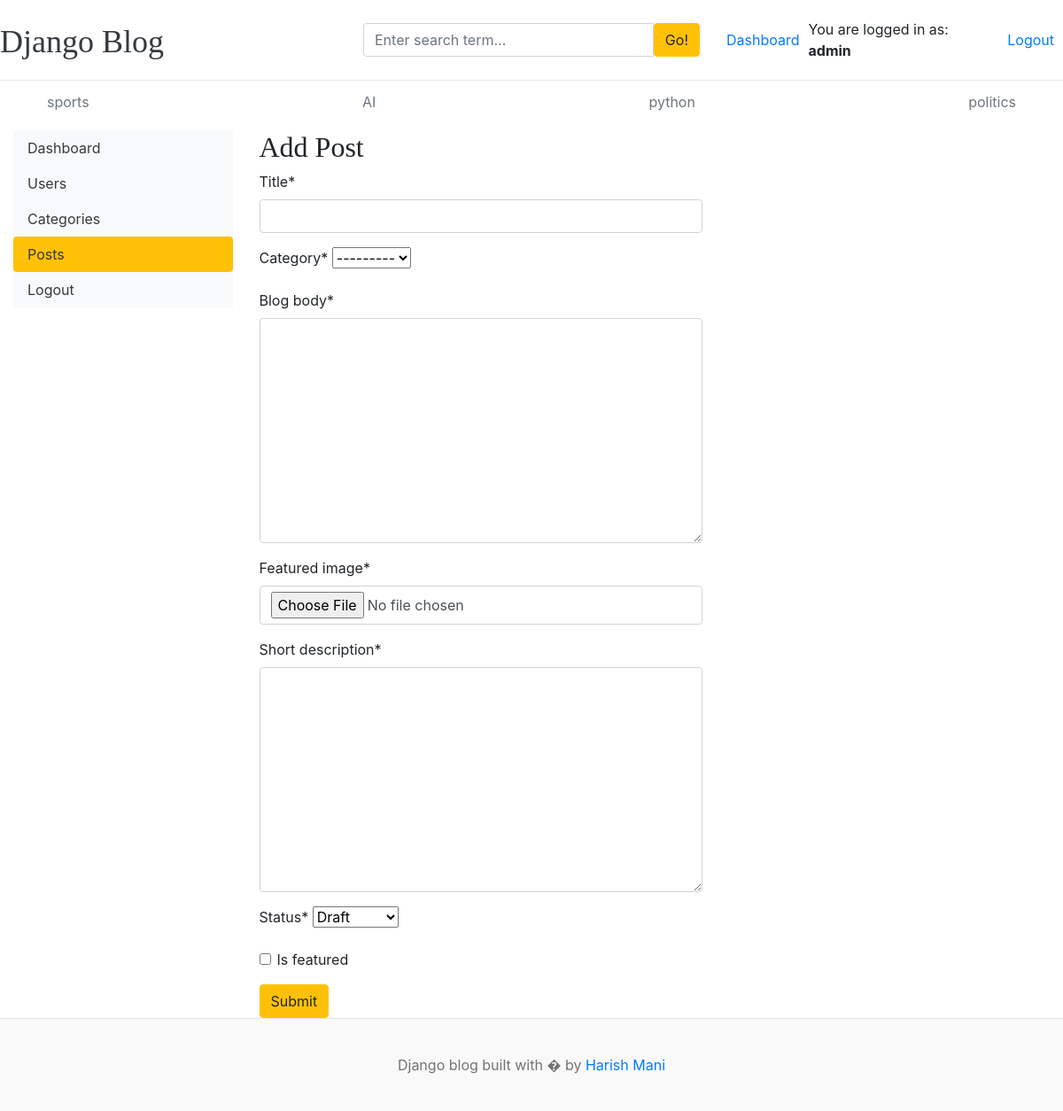
Screenshot of /dashboard/posts/add/ (signed in) with the database file from the repository.
### blogs/models.py (models this page shows)
class Category(models.Model):
    category_name = models.CharField(max_length=100, unique=True)
    created_at = models.DateTimeField(auto_now_add=True)
    updated_at = models.DateTimeField(auto_now=True)
    def __str__(self) -> str:
        return self.category_name
    class Meta:
        verbose_name_plural = 'categories'

### dashboard/views.py (the view, shortened to what this page needs)
# urls.py: path('posts/add/',views.add_post, name="add_post"),
def add_post(request):
    form = PostForm()
    context = {
        'form':form,
    }
    return render(request, 'dashboard/add_post.html', context)

### dashboard/forms.py
class PostForm(forms.ModelForm):
    class Meta:
        model = Blog
        fields = ('title','category','blog_body','featured_image','short_description','status','is_featured',)

### blogs/context_processors.py (called while the page is built)
def get_categories(request):
    categories = Category.objects.all()
    return dict(categories=categories)

def get_social_links(request):
    social_links = SocialLink.objects.all()
    return dict(social_links=social_links)

### dashboard/templates/dashboard/add_post.html (shortened to what this page needs)
{% extends "blog/base.html" %}
{% block content %}
{% load crispy_forms_tags %}
<div class="container row">
    {% include 'dashboard/sidebar.html' %}
    <div class="col-md-9">
        <h2>Add Post</h2>
        <form action="{% url 'add_post' %}" method="POST" style="width:500px;" enctype="multipart/form-data">
            {{ form | crispy }}
            <button type="submit" class="btn btn-warning">Submit</button>
        </form>
    </div>
    </div>
{% endblock content %}

### blog/templates/blog/base.html (shortened to what this page needs)
{% load static %}
<!DOCTYPE html>
<html lang="en">
<head>
    <link href="https://getbootstrap.com/docs/4.0/dist/css/bootstrap.min.css" rel="stylesheet">
    <link href="{% static 'blog/blog.css' %}" rel="stylesheet">
    <link rel="stylesheet" href="https://cdnjs.cloudflare.com/ajax/libs/font-awesome/4.7.0/css/font-awesome.min.css">
  </head>
<body>
  <header class="blog-header py-3">
    <div class="row flex-nowrap justify-content-between align-items-center">
      <div class="col-4 pt-1">
        <a class="blog-header-logo text-dark" href="/">Django Blog</a>
      </div>
      <div class="col-4">
        <form action="{% url 'search' %}" method="GET">
          <div class="input-group">
            <input class="form-control" type="text" name="keyword" value="{{ keyword }}" placeholder="Enter search term..." aria-label="Enter search term..." aria-describedby="button-search" />
            <button type="submit" class="btn btn-warning" id="button-search" type="button">Go!</button>
        </div>
        </form>
      </div>
      <div class="col-4 d-flex justify-content-end align-items-center">
        {% if not user.is_authenticated %}
        <a class="btn btn-sm btn-warning" href="{% url 'login' %}">Login</a> &nbsp;
        <a class="btn btn-sm btn-outline-secondary" href="{% url 'register'   %}">Register</a>
        {% else %}
        <span style="margin-right:10px;"><a href="{% url 'dashboard' %}">Dashboard</a></span>
        <span>You are logged in as: <b>{{user}}</b></span>
        <span style="margin:10px"><a href="{% url 'logout' %}">Logout</a></span>
        {% endif %}
      </div>
    </div>
  </header>
  <div class="container">
  <div class="nav-scroller py-1 mb-2">
    <nav class="nav d-flex justify-content-between">
      {% for category in categories %}
      <a class="p-2 text-muted" href="{% url 'posts_by_category' category.id %}">{{category.category_name}}</a>
      {% endfor %}
    </nav>
  </div>
</div>
    {% block content %}
    {% endblock content %}
    <footer class="blog-footer">
      <p>Django blog built with � by <a href="#">Harish Mani</a></p>
      </footer>
</body>
</html>

### blog/static/blog/blog.css (style rules this page uses)
.blog-header { border-bottom: 1px solid #e5e5e5; }
.blog-header-logo { font-family: "Playfair Display", Georgia, "Times New Roman", serif; font-size: 2.25rem; }
h1, h2, h3, h4, h5, h6 { font-family: "Playfair Display", Georgia, "Times New Roman", serif; }
.blog-footer { padding: 2.5rem 0; color: #727272; text-align: center; background-color: #f9f9f9; border-top: .05rem solid #e5e5e5; }
.blog-footer p:last-child { margin-bottom: 0; }

### rows the page displays
Category: category_name "sports"
Category: category_name "AI"
Category: category_name "python"
Category: category_name "politics"

### other values shown
{{ user }} "admin"
